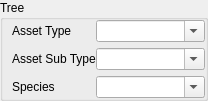
   <widget class="QWidget" name="page_7">
    <layout class="QGridLayout" name="gridLayout_11">
     <property name="margin">
      <number>0</number>
     </property>
     <item row="0" column="0" colspan="2">
      <widget class="QGroupBox" name="Trees_Group">
       <property name="enabled">
        <bool>true</bool>
       </property>
       <property name="title">
        <string>Tree</string>
       </property>
       <property name="flat">
        <bool>true</bool>
       </property>
       <property name="checkable">
        <bool>false</bool>
       </property>
       <property name="checked">
        <bool>false</bool>
       </property>
       <layout class="QFormLayout" name="formLayout_10">
        <property name="fieldGrowthPolicy">
         <enum>QFormLayout::AllNonFixedFieldsGrow</enum>
        </property>
        <property name="horizontalSpacing">
         <number>0</number>
        </property>
        <property name="topMargin">
         <number>0</number>
        </property>
        <property name="rightMargin">
         <number>0</number>
        </property>
        <property name="bottomMargin">
         <number>0</number>
        </property>
        <item row="0" column="0">
         <widget class="QLabel" name="label_65">
          <property name="text">
           <string>Asset Type</string>
          </property>
         </widget>
        </item>
        <item row="0" column="1">
         <widget class="QComboBox" name="T_Asset_Type">
          <property name="editable">
           <bool>true</bool>
          </property>
          <item>
           <property name="text">
            <string/>
           </property>
          </item>
          <item>
           <property name="text">
            <string>Streetscape</string>
           </property>
          </item>
          <item>
           <property name="text">
            <string>Street Tree</string>
           </property>
          </item>
          <item>
           <property name="text">
            <string>Road Reserve</string>
           </property>
          </item>
          <item>
           <property name="text">
            <string>Active Park</string>
           </property>
          </item>
          <item>
           <property name="text">
            <string>Passive Park</string>
           </property>
          </item>
          <item>
           <property name="text">
            <string>Open Space</string>
           </property>
          </item>
         </widget>
        </item>
        <item row="1" column="0">
         <widget class="QLabel" name="label_67">
          <property name="text">
           <string>Asset Sub Type</string>
          </property>
         </widget>
        </item>
        <item row="1" column="1">
         <widget class="QComboBox" name="T_Asset_Sub_Type">
          <property name="editable">
           <bool>true</bool>
          </property>
          <item>
           <property name="text">
            <string/>
           </property>
          </item>
          <item>
           <property name="text">
            <string>Significant</string>
           </property>
          </item>
          <item>
           <property name="text">
            <string>Heritage</string>
           </property>
          </item>
         </widget>
        </item>
        <item row="2" column="0">
         <widget class="QLabel" name="label_68">
          <property name="text">
           <string>Species</string>
          </property>
         </widget>
        </item>
        <item row="2" column="1">
         <widget class="QComboBox" name="T_Species">
          <property name="editable">
           <bool>true</bool>
          </property>
          <item>
           <property name="text">
            <string/>
           </property>
          </item>
         </widget>
        </item>
       </layout>
      </widget>
     </item>
    </layout>
   </widget>
